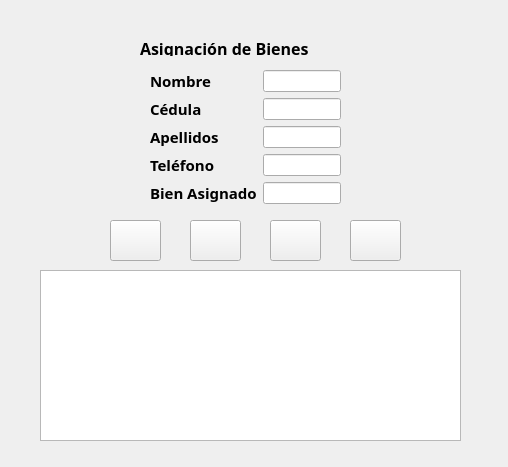
<?xml version="1.0" encoding="UTF-8"?>
<ui version="4.0">
 <class>Asignacion_Bienes</class>
 <widget class="QWidget" name="Asignacion_Bienes">
  <property name="geometry">
   <rect>
    <x>0</x>
    <y>0</y>
    <width>508</width>
    <height>467</height>
   </rect>
  </property>
  <property name="windowTitle">
   <string>Asignacion de bienes</string>
  </property>
  <widget class="QWidget" name="formLayoutWidget">
   <property name="geometry">
    <rect>
     <x>150</x>
     <y>70</y>
     <width>191</width>
     <height>141</height>
    </rect>
   </property>
   <layout class="QFormLayout" name="formLayout">
    <item row="0" column="0">
     <widget class="QLabel" name="lblNombre">
      <property name="font">
       <font>
        <family>Sitka Banner</family>
        <pointsize>11</pointsize>
        <weight>75</weight>
        <bold>true</bold>
       </font>
      </property>
      <property name="text">
       <string>Nombre</string>
      </property>
     </widget>
    </item>
    <item row="0" column="1">
     <widget class="QLineEdit" name="txtNombre"/>
    </item>
    <item row="1" column="0">
     <widget class="QLabel" name="lblCedula">
      <property name="font">
       <font>
        <family>Sitka Banner</family>
        <pointsize>11</pointsize>
        <weight>75</weight>
        <bold>true</bold>
       </font>
      </property>
      <property name="text">
       <string>Cédula</string>
      </property>
     </widget>
    </item>
    <item row="1" column="1">
     <widget class="QLineEdit" name="txtCedula"/>
    </item>
    <item row="2" column="0">
     <widget class="QLabel" name="lblApellidos">
      <property name="font">
       <font>
        <family>Sitka Banner</family>
        <pointsize>11</pointsize>
        <weight>75</weight>
        <bold>true</bold>
       </font>
      </property>
      <property name="text">
       <string>Apellidos</string>
      </property>
     </widget>
    </item>
    <item row="2" column="1">
     <widget class="QLineEdit" name="txtApellidos"/>
    </item>
    <item row="3" column="0">
     <widget class="QLabel" name="lblTelefono">
      <property name="font">
       <font>
        <family>Sitka Banner</family>
        <pointsize>11</pointsize>
        <weight>75</weight>
        <bold>true</bold>
       </font>
      </property>
      <property name="text">
       <string>Teléfono</string>
      </property>
     </widget>
    </item>
    <item row="3" column="1">
     <widget class="QLineEdit" name="txtTelefono"/>
    </item>
    <item row="4" column="1">
     <widget class="QLineEdit" name="txtBienAsignado"/>
    </item>
    <item row="4" column="0">
     <widget class="QLabel" name="lblBienAsignado">
      <property name="font">
       <font>
        <family>Sitka Banner</family>
        <pointsize>11</pointsize>
        <weight>75</weight>
        <bold>true</bold>
       </font>
      </property>
      <property name="text">
       <string>Bien Asignado</string>
      </property>
     </widget>
    </item>
   </layout>
  </widget>
  <widget class="QLabel" name="label">
   <property name="geometry">
    <rect>
     <x>140</x>
     <y>40</y>
     <width>211</width>
     <height>16</height>
    </rect>
   </property>
   <property name="font">
    <font>
     <family>Perpetua Titling MT</family>
     <pointsize>12</pointsize>
     <weight>75</weight>
     <bold>true</bold>
    </font>
   </property>
   <property name="text">
    <string>Asignación de Bienes</string>
   </property>
  </widget>
  <widget class="QPushButton" name="pushButton">
   <property name="geometry">
    <rect>
     <x>110</x>
     <y>220</y>
     <width>51</width>
     <height>41</height>
    </rect>
   </property>
   <property name="text">
    <string/>
   </property>
   <property name="icon">
    <iconset>
     <normaloff>recursos/guardar.jpg</normaloff>recursos/guardar.jpg</iconset>
   </property>
  </widget>
  <widget class="QPushButton" name="pushButton_2">
   <property name="geometry">
    <rect>
     <x>190</x>
     <y>220</y>
     <width>51</width>
     <height>41</height>
    </rect>
   </property>
   <property name="text">
    <string/>
   </property>
   <property name="icon">
    <iconset>
     <normaloff>recursos/editar.jpg</normaloff>recursos/editar.jpg</iconset>
   </property>
  </widget>
  <widget class="QPushButton" name="pushButton_3">
   <property name="geometry">
    <rect>
     <x>270</x>
     <y>220</y>
     <width>51</width>
     <height>41</height>
    </rect>
   </property>
   <property name="text">
    <string/>
   </property>
   <property name="icon">
    <iconset>
     <normaloff>recursos/eliminar.jpg</normaloff>recursos/eliminar.jpg</iconset>
   </property>
   <property name="checkable">
    <bool>true</bool>
   </property>
   <property name="checked">
    <bool>false</bool>
   </property>
   <property name="autoExclusive">
    <bool>false</bool>
   </property>
  </widget>
  <widget class="QPushButton" name="pushButton_4">
   <property name="geometry">
    <rect>
     <x>350</x>
     <y>220</y>
     <width>51</width>
     <height>41</height>
    </rect>
   </property>
   <property name="text">
    <string/>
   </property>
   <property name="icon">
    <iconset>
     <normaloff>recursos/cancelar.png</normaloff>recursos/cancelar.png</iconset>
   </property>
  </widget>
  <widget class="QTableView" name="0">
   <property name="geometry">
    <rect>
     <x>40</x>
     <y>270</y>
     <width>421</width>
     <height>171</height>
    </rect>
   </property>
  </widget>
 </widget>
 <resources/>
 <connections/>
</ui>
